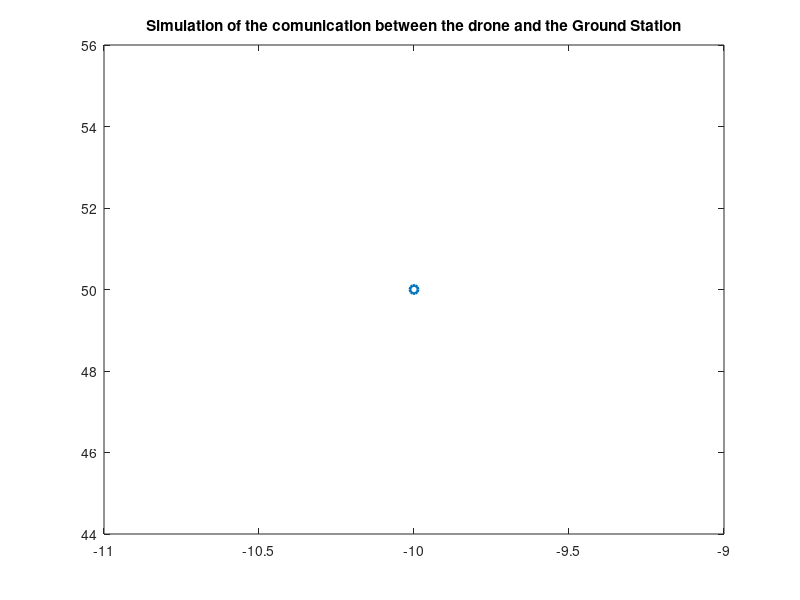

Recreate this plot in MATLAB. (Note: this script raises an error after producing the figure.)
%%%%%%%%%%%%%%%%%%%%%%%%%%%%%%%%%%%%%%%%%%%%%%%%%%%%%%%%%%%%%%%%%%%%%%%%%%
%
%                       Main File for the Project
%
%%%%%%%%%%%%%%%%%%%%%%%%%%%%%%%%%%%%%%%%%%%%%%%%%%%%%%%%%%%%%%%%%%%%%%%%%%

% In order to understant better how it works the supervisor told us that
% cold be important to construct the graph of the antenna intensity 
% radiation.

clear all;
close all;
clc;

%% Development of the environment where we want to put our antennas

% Definition of some variables which will be important to draw the
% environment. It is going to be considered that one of the elements is
% going to be iin one axis.

% These values should be in kilometres
step_d = 1;
y_gs = 0; % The position y of the ground station
x_gs = 50; % The position x of the ground station
distance = 0:step_d:x_gs;

% These values should be in meters
step_h = 1;
y_drone = 50; % The position y of the ground station
x_drone = -10; % The position x of the ground station
height = 0:step_h:y_drone;

figure(1)
plot(x_drone,y_drone,'o','LineWidth',2);
title('Simulation of the comunication between the drone and the Ground Station');
hold on
plot(x_gs,y_gs,'X','LineWidth',2);
legend('Drone','Ground Station');

%% Ground Station definition

%angle_gs = 2*pi/3;
angle_gs = atan(abs(x_gs-x_drone)/abs(y_drone-y_gs)) + pi/2;
x_start = x_gs;
y_start = y_gs;

x_end = x_gs + x_gs/5*cos(angle_gs);
y_end = y_gs + x_gs/5*sin(angle_gs);

hold on
line([x_start,x_end],[y_start,y_end]);


%% Drone definition

%angle_d = 3*pi/2 + pi/9;
angle_d = atan(abs(x_gs-x_drone)/abs(y_drone-y_gs)) + 3/2*pi;

x_start = x_drone;
y_start = y_drone;

x_end = x_drone + y_drone/5*cos(angle_d);
y_end = y_drone + y_drone/5*sin(angle_d);

hold on
line([x_start,x_end],[y_start,y_end]);

%% Connection between two origins

% Definition of the variables which will be necessary to calculate the
% parameters of the straight line
x1 = x_drone;
y1 = y_drone;
x2 = x_gs;
y2 = y_gs;
step = 1;

syms m b

eq0 = y1 == m*x1 + b;
eq1 = y2 == m*x2 + b;

[m, b] = solve([eq0, eq1], [m, b]);

if x1 > x2
    d = x2:step:x1;
else
    d = x1:step:x2;
end

y = m*d + b;

hold on
plot(d,y);


%% Calculation 

beta = atan(abs(y_drone-y_gs)/abs(x_gs-x_drone));

phi_gs = pi - angle_gs - beta;

phi_gs = phi_gs*180/pi;

phi_d = 2*pi-(beta + angle_d);

phi_d = phi_d*180/pi;


[GSgain,angle3db] = GSantenna(phi_gs,1);

[Dgain,angle3db] = GSantenna(phi_d,0);





